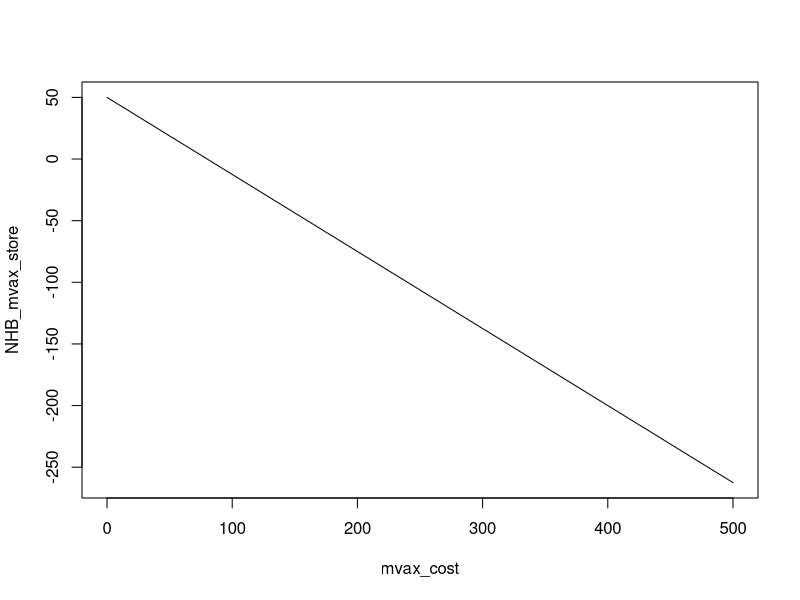
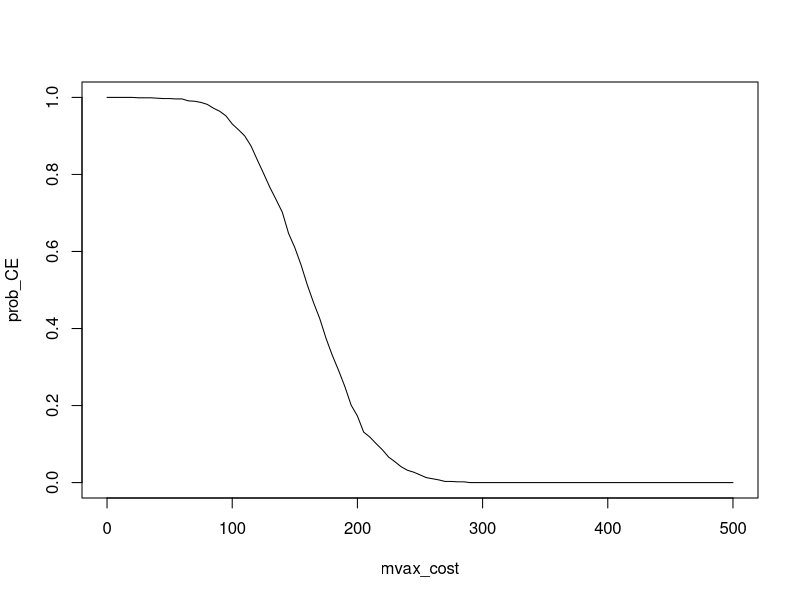

Write R code to recreate these figures, in order.
# example functions for cost-effectiveness

# reframe cost-effectiveness as net health benefits (NHB) analysis
# such that the outcome is whether the intervention provides positive NHB


NHB_mvax <- function(int_cost) {
  med_costs <- 1000
  prog_cost <- int_cost*0.5
  DALY_saved_mvax <- 50
  WTP <- 800
  NHB <- DALY_saved_mvax - (med_costs * prog_cost)/WTP
  NHB
}

NHB_mvax(0)  # call the function for a single input

NHB_mvax(c(0, 20, 30))  # call the function for a few inputs

mvax_cost <- seq(0, 500, by = 5)
NHB_mvax_store <- NHB_mvax(mvax_cost)  # call the function for a LOT of inputs

plot(mvax_cost, NHB_mvax_store, type = "l")


#### MORE COMPLICATED EXAMPLE
### USING THE APPLY FUNCTION
### GODSPEED, RACHEL

draws <- 1000
med_costs_mvax <- rnorm(draws, 1000, 50)
DALYs_saved_mvax <- rnorm(draws, 100, 25)

input_prep <- cbind(med_costs_mvax, DALYs_saved_mvax)

# new NHB function
NHB2 <- function (inputs, int_cost) {
  med_costs <- inputs[1]
  DALY_saved_mvax <- inputs[2]
  prog_cost <- int_cost*0.5
  WTP <- 800
  NHB <- DALY_saved_mvax - (med_costs * prog_cost)/WTP
  NHB
}

NHB2(inputs = input_prep[1,], int_cost = 0)  # for the first set of inputs

prob_CE <- rep(0, length(mvax_cost))
for (m in 1:length(mvax_cost)) {
  NHBs <- apply(input_prep, 1, NHB2, int_cost = mvax_cost[m])
  prob_CE[m] <- sum((NHBs >= 0))/draws
}

plot(mvax_cost, prob_CE, type = "l")

